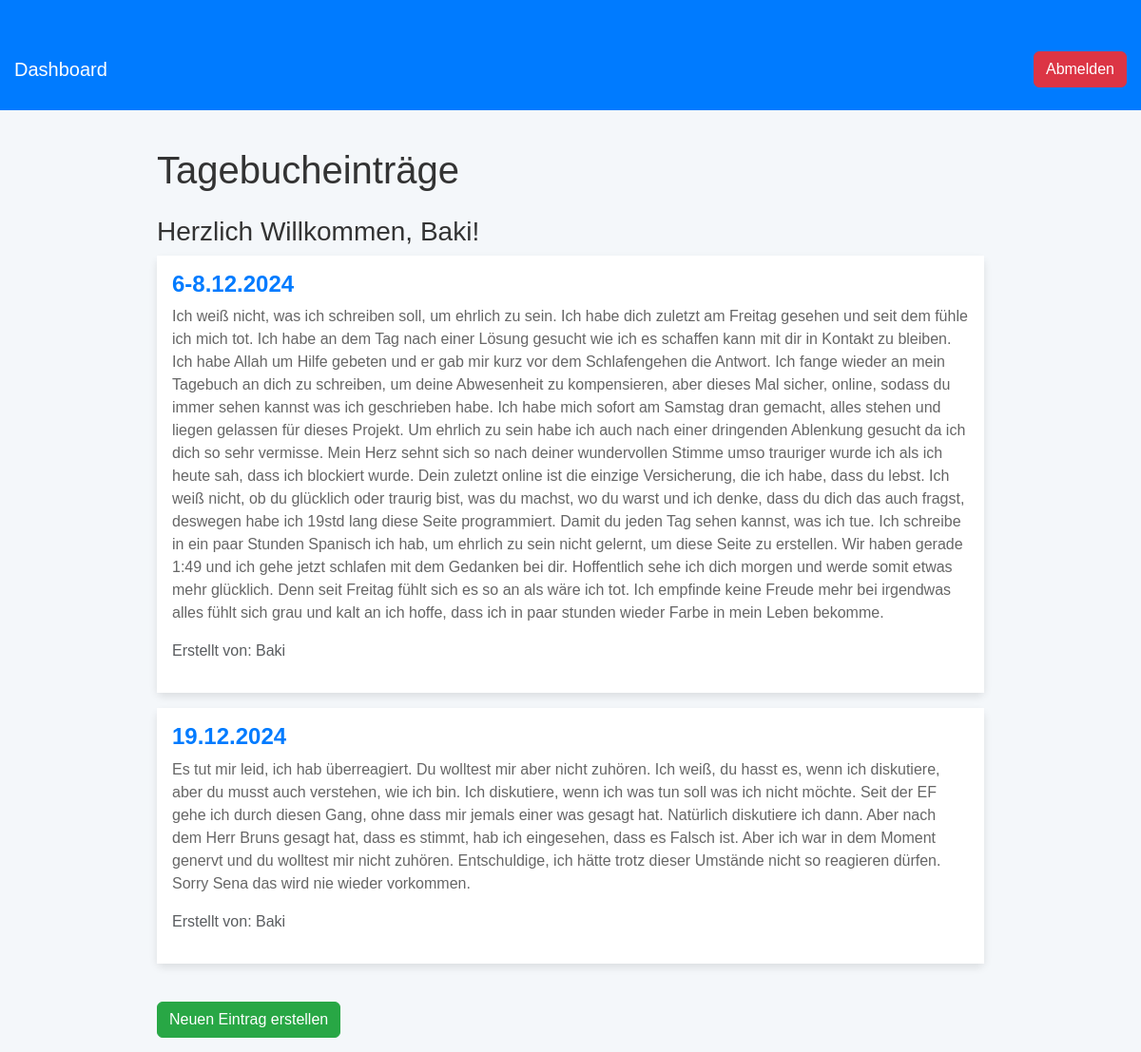
The page /dashboard (signed in) on the database its author committed.
### app.py (models this page shows)
class User(db.Model, UserMixin):
    id = db.Column(db.Integer, primary_key=True)
    username = db.Column(db.String(150), unique=True, nullable=False)
    password = db.Column(db.String(150), nullable=False)
    is_admin = db.Column(db.Boolean, default=False)  # Kennzeichnet den Admin

class DiaryEntry(db.Model):
    id = db.Column(db.Integer, primary_key=True)
    title = db.Column(db.String(150), nullable=False)
    content = db.Column(db.Text, nullable=False)
    created_by = db.Column(db.String(150), nullable=False)

### app.py (the view)
@app.route('/dashboard')
@login_required
def dashboard():
    entries = DiaryEntry.query.all()
    return render_template('dashboard.html', entries=entries, user=current_user)

### app.py (called while the page is built)
@login_manager.user_loader
def load_user(user_id):
    return User.query.get(int(user_id))

### templates/dashboard.html (shortened to what this page needs)
<!DOCTYPE html>
<html lang="de">
<head>
    <link href="https://cdn.jsdelivr.net/npm/bootstrap@5.3.0-alpha3/dist/css/bootstrap.min.css" rel="stylesheet">
    <link href="{{ url_for('static', filename='css/styles.css') }}" rel="stylesheet">
</head>
<body>
    <nav class="navbar navbar-expand-lg navbar-light">
        <div class="container">
            <a class="navbar-brand" href="#">Dashboard</a>
            <div class="ms-auto">
                {% if current_user.is_authenticated %}
                    <a class="btn btn-secondary" href="{{ url_for('logout') }}">Abmelden</a>
                {% else %}
                    <a class="btn btn-primary" href="{{ url_for('login') }}">Anmelden</a>
                {% endif %}
            </div>
        </div>
    </nav>
    <div class="container dashboard-container mt-4">
        <h1 class="mb-4">Tagebucheinträge</h1>
        <h3>Herzlich Willkommen, {{ current_user.username }}!</h3>
        {% for entry in entries %}
            <div class="card mb-3">
                <div class="card-body">
                    <h5 class="card-title">{{ entry.title }}</h5>
                    <p class="card-text">{{ entry.content }}</p>
                    <p class="text-muted">Erstellt von: {{ entry.created_by }}</p>
                </div>
            </div>
        {% else %}
            <p class="text-muted">Keine Einträge vorhanden.</p>
        {% endfor %}
        {% if user.is_admin %}
            <a class="btn btn-primary mt-4" href="{{ url_for('upload') }}">Neuen Eintrag erstellen</a>
        {% endif %}
    </div>
</body>
</html>

### static/css/styles.css (style rules this page uses)
body { font-family: 'Arial', sans-serif; background-color: #f4f7fa; color: #333; margin: 0; padding: 0; }
.navbar { background-color: #007bff; }
.navbar .navbar-brand { color: #fff !important; }
.navbar .btn-secondary { background-color: #dc3545; border-color: #dc3545; }
.btn-primary { background-color: #28a745; border-color: #28a745; }
.container { max-width: 1200px; margin-top: 30px; padding: 15px; }
.dashboard-container { max-width: 900px; margin: 0 auto; }
.card { border: none; box-shadow: 0 4px 8px rgba(0, 0, 0, 0.1); transition: transform 0.3s ease, box-shadow 0.3s ease; }
.card-body { background-color: #fff; }
.card-title { color: #007bff; font-size: 1.5rem; font-weight: bold; }
.card-text { font-size: 1rem; color: #666; }
.text-muted { color: #888; }

### rows shown on the page
User: username "Baki"
DiaryEntry: title "6-8.12.2024", content "Ich weiß nicht, was ich schreiben soll, um ehrlich zu sein. Ich habe dich zuletzt am Freitag gesehen und seit dem fühle ich mich tot. Ich habe an dem Tag nach einer Lösung gesucht wie ich es schaffen kann mit dir in Kontakt zu bleiben. Ich habe Allah um Hilfe gebeten und er gab mir kurz vor dem Schlafengehen die Antwort. Ich fange wieder an mein Tagebuch an dich zu schreiben, um deine Abwesenheit zu kompensieren, aber dieses Mal sicher, online, sodass du immer sehen kannst was ich geschrieben habe. Ich habe mich sofort am Samstag dran gemacht, alles stehen und liegen gelassen für dieses Projekt. Um ehrlich zu sein habe ich auch nach einer dringenden Ablenkung gesucht da ich dich so sehr…", created_by "Baki"
DiaryEntry: title "19.12.2024", content "Es tut mir leid, ich hab überreagiert. Du wolltest mir aber nicht zuhören. Ich weiß, du hasst es, wenn ich diskutiere, aber du musst auch verstehen, wie ich bin. Ich diskutiere, wenn ich was tun soll was ich nicht möchte. Seit der EF gehe ich durch diesen Gang, ohne dass mir jemals einer was gesagt hat. Natürlich diskutiere ich dann. Aber nach dem Herr Bruns gesagt hat, dass es stimmt, hab ich eingesehen, dass es Falsch ist. Aber ich war in dem Moment genervt und du wolltest mir nicht zuhören. Entschuldige, ich hätte trotz dieser Umstände nicht so reagieren dürfen. Sorry Sena das wird nie wieder vorkommen.", created_by "Baki"
